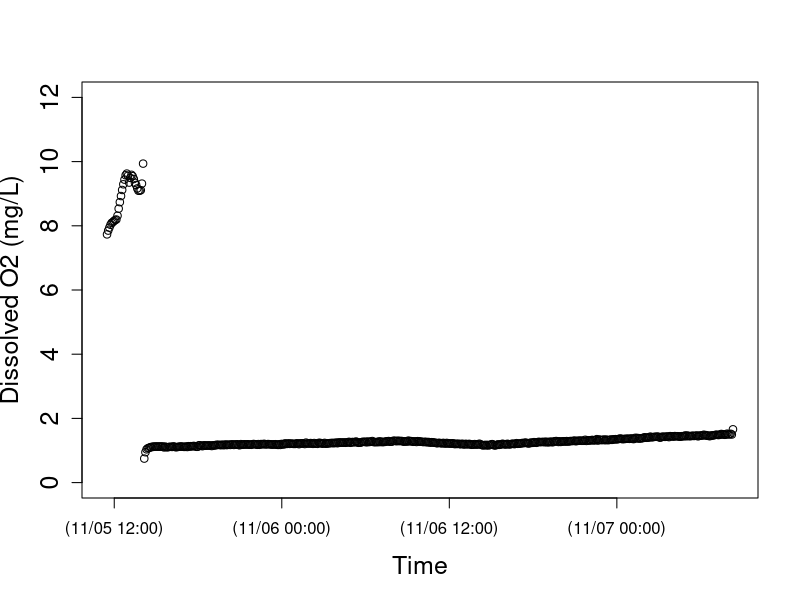
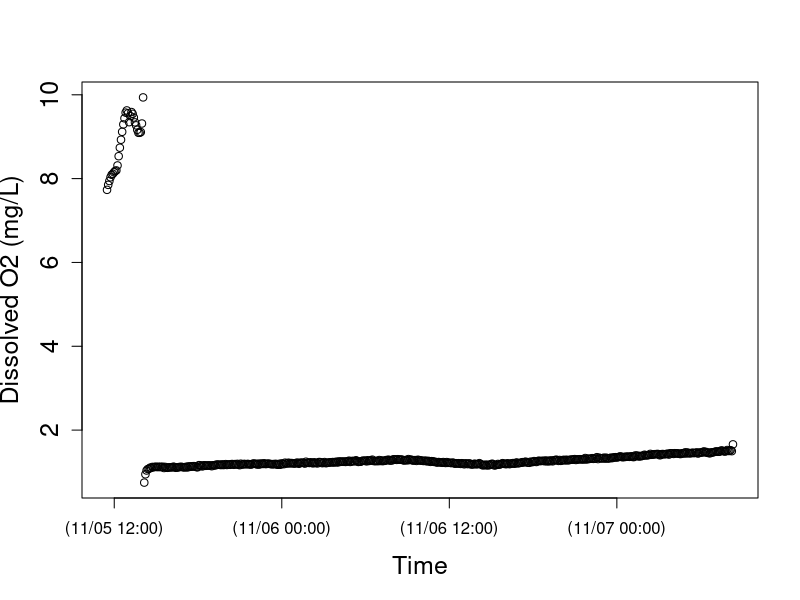

Write R code to recreate these figures, in order. (Note: this script raises an error after producing the figures.)
setwd("N:/Thesis.N/FreshStart_trans/TempLight_trans/TempLightFall17_trans/MI5nov17")
install.packages("chron")
library(chron)
StreamData=read.table("MI5nov17.csv",header=TRUE)  	##time is in seconds since 1970 and in UTC
StreamData$dtime<-chron(StreamData$time/86400)-(8/24)
## Check new chron object dtime and O2 data
## here is where you can target and remove outliers if you want to check before running models 
plot(StreamData$dtime, StreamData$oxy,cex.lab=1.5, cex.axis=1.5, lwd=1,ylim=c(0,12), xlab="Time",ylab="Dissolved O2 (mg/L)")
plot(StreamData$dtime, StreamData$oxy,cex.lab=1.5, cex.axis=1.5, lwd=1, xlab="Time",ylab="Dissolved O2 (mg/L)")

# END data important and management
# [2] LOAD O2 SATURATION FUNCTION

osat<- function(temp, bp) {
  
  tstd<-log((298.15-temp) / (273.15 + temp))
  
  a0<-2.00907
  a1<-3.22014
  a2<-4.0501
  a3<-4.94457
  a4<- -0.256847
  a5<- 3.88767
  
  u<-10^(8.10765-(1750.286/(235+temp)))
  
  sato<-(exp(a0 + a1*tstd + a2*tstd^2 + a3*tstd^3 + a4*tstd^4+a5*tstd^5))*((bp-u)/(760-u))*1.42905
  sato
}

#end of function
# END loading O2 SAT calc #
# [3] LOAD BAROMETRIC PRESSURE FUNCTION
## Function to correct barometric pressure for altitude. From Colt (2012).
## This function gives bp in mmHg for altitude given nearby measurement of standardized barometric pressure. 
## temp is degC 
## alt is m
## bpst is in inches of Hg and the sort of data you will find from U.S. weather stations.  Delete the *25.4 if you in the rest of the world where pressure is given in metric units
####function returns mm of Hg
bpcalc<- function(bpst, alt) {
  bpst*25.4*exp((-9.80665*0.0289644*alt)/(8.31447*(273.15+15)))
}
#end of function
# END loading BP calc function ####### 
# [4] LOAD GAS EXCHANGE (K) FUNCTIONS
# NOTE: The functions you use will depend on the methods used to estimate K (O2, propane, SF6). The temperature correction (Kcor) is embedded in the models below, but the Kcor function must be loaded into R before running the model.
# UNITS are day^(-1)
## This code does the opposite of Kcor below; it estimates K600 for KO2 at a given temperature. From Wanninkhof (1992).
K600fromO2<-function (temp, KO2) {
  ((600/(1800.6 - (120.1 * temp) + (3.7818 * temp^2) - (0.047608 * temp^3)))^-0.5) * KO2
}
#end of function
# This calculates K600 from K measured in a propane addition. From Raymond et al. (2012).
K600frompropane<-function (temp, Kpropane) {
  ((600/(2864 - (154.14 * temp) + (3.791 * temp^2) - (0.0379 * temp^3)))^-0.5) * Kpropane
}
#end of function
# This calculates K600 from K measured in a SF6 addition. From Raymond et al. (2012).
K600fromSF6<-function(temp, KSF6) {
  ((600/(3255.3-(217.13*temp)+(6.837*temp^2)-(0.08607*temp^3)))^-0.5)*KSF6
}
#end of function
# This function calculates KO2 at any given tempertaure from K600. via schmidt number scaling.  The scaling equation if From Jähne et al. (1987), Schmidt number conversions from Wanninkhof et al. 1992.
Kcor<-function (temp,K600){
  K600/(600/(1800.6-(temp*120.1)+(3.7818*temp^2)-(0.047608*temp^3)))^-0.5
}
#end of function
# END loading K functions
# [5] NIGHTTIME REGRESSION to estimate K -- OPTIONAL
### nighttime regression code to estimate K. Approach as in Hornberger and Kelly (1975).
## o2 file is your oxygen data (defined in subsetting)
## bp is barometric pressure in mm Hg for your site, 
## ts is the time step in MINUTES (not days as in metabolism code below)

nightreg<-function(o2file, bp, ts){
  
  temp<-o2file$temp
  oxy<-o2file$oxy
  
  # moving average on oxy data
  oxyf1<-filter(o2file$oxy,rep(1/3,3), sides=2)
  
  # trim the ends of the oxy data
  oxyf2<- oxyf1[c(-1,-length(oxyf1))]
  
  # calculate delO/delt; convert to units of days by ts in min-1*1440
  deltaO2<-((oxyf2[-1]-oxyf2[-length(oxyf2)])/ts)*1440
  
  # Trim the first two and last one from the temp data to match the filter oxy data
  temptrim<-temp[c(-2:-1,-length(temp))]
  
  # calc the dodef
  satdef<-osat(temptrim,bp)-oxyf2[-1]
  
  # fit linear model and plot using linear model fitting (lm) and abline functions in R stats package
  nreg<-lm(deltaO2~satdef)
  plot(satdef,deltaO2)
  abline(nreg)
  
  # use coef function in R stats package to get lm coefficients
  coeff<-coef(nreg)
  
  # output gives lm coeff and K600 (converted from nighttime regression estimate of KO2)
  out<-list(coeff, K600fromO2(mean(temp), coeff[2]))
  out
  
}
#end of function
# NOTE: this approach works better for some sites/dates than others; always check that your model fit is good and that your K600 estimate makes sense!
#Call as:  The first argument in the function defines when to pull data.  In this case on 10/27/204 (for spring creek) between 18:05 and 23:00

nightreg(StreamData[StreamData$dtime>=as.numeric(chron(dates="11/08/17", times="00:00:00")) & StreamData$dtime<=as.numeric(chron(dates="11/08/17", times="23:59:59")), ], bp=660, ts=10)
# END nighttime regression calculation of K #
# check that light makes sense
plot(StreamData$dtime, StreamData$light,cex.lab=1.5, cex.axis=1.5, lwd=1, xlab="Time",ylab="PAR (umol photons/s/m2)")
# END light
# [7] MODEL v1 - RIVERMETABK; solves for GPP, ER, AND K
##
# [7a] LOAD RIVERMETABK functions
###########################################

## VERSION 1 of possible metabolism model

##### now estimate metabolism

## parameter names (and units) for BOTH rivermetab functions (solving for or fixing K600):
## oxy.mod = modeled O2 (mg/L)
## oxy = O2 data (mg/L)
## MET[1] = GPP = estimated daily gross primary production (g O2 m-2 d-1); + flux of O2 production
## MET[2] = ER = estimated daily ecosystem respiration (g O2 m-2 d-1); - flux of O2 consumption 
## MET[3] = K = estimated K600 (d-1)
## z = estimated site depth (m)
## Kcor = KO2 corrected for temperature, calculated from K600 (d-1)
## bp = barometric pressure (mmHg)
## temp = water temperature (C)
## light = PAR data (or modlight from above light function)
## ts = time step of O2 data from logger (10 min intervals --> units are day, so 10/1440=0.06944)

# Model to calculate GPP, ER and K simultaneously
# This model is advantageous in the sense that one can estimate K from the data, but beware that it may be an overparameterized model.  
# Note that you have the opportunity below to use your light data or modeled light (here as data$light estimated for spring creek and french creek with the light model function above). You decide and modify the function and data names accordingly.

# rivermetabK is the master function that calls the MLE function (onestationmleK) and plotting function (onestationplot) below
rivermetabK<-function(o2file, z, bp, ts){
  
  ##pull data out of loaded o2file (subset in CALL function) and give it a name. 
  temp<-o2file$temp
  oxy<-o2file$oxy
  light<-o2file$light
  
  ##This calls onestationmleK (below) to calculate metabolism by non-linear minimization. We use nlm() function in R stats package; for more information see "help(nlm)"  The first argument is the function to be minimized, the second defines the starting values.  The function that is minimized (onestationmleK, see below) always has as its first argument, a vector of parameters (MET), and second argument a vector of starting values for those parameters, p=c(3,-5, 10).
  
  river.mle<-nlm(onestationmleK, p=c(3,-5, 10), oxy=oxy, z=z,temp=temp,light=light, bp=bp, ts=ts)
  
  ##plot modeled and measaured O2 given MLE estimates of GPP, ER, and K600.  It calls a function below onestationplot()
  
  onestationplot(GPP=river.mle$estimate[1], ER=river.mle$estimate[2],oxy=oxy,z=z,temp=temp,light=light, K=river.mle$estimate[3], bp=bp, ts=ts)
  
  ##return GPP, ER, K600, and MLE values
  b <- list(GPP=river.mle$estimate[1], ER=river.mle$estimate[2], K600=river.mle$estimate[3], neglogL=river.mle$minimum[1])
  b
}
# end of function
# This function returns the negative log likelihood value given O2 data and estimates of GPP, ER, and K (which is vector MET); is included in master rivermetabK function above
onestationmleK<-function(MET,temp, oxy, light, z, bp, ts) {
  
  # create new vector for modeled O2
  oxy.mod<-numeric(length(data))
  # give starting value from oxygen data; this is the only time O2 data is used to model GPP and ER
  oxy.mod[1]<-oxy[1]
  
  # this is the metabolism equation as in Van de Bogert et al 2007 L&OMethods
  for (i in 2:length(oxy)) {oxy.mod[i]<-oxy.mod[i-1]+((MET[1]/z)*(light[i]/sum(light)))+ MET[2]*ts/z+(Kcor(temp[i],MET[3]))*ts*(osat(temp[i],bp)-oxy.mod[i-1]) }
  
  ##below is MLE calculation; output is -log likelihood
  # diff in measured and modeled O2
  sqdiff<-(oxy-oxy.mod)^2 
  # likelihood function
  L <- length(oxy) * (log(((sum(sqdiff)/length(oxy))^0.5))+0.5*log(6.28)) + ((2*sum(sqdiff)/length(oxy))^-1) * sum(sqdiff)
  L
}
# end of function
# this function plots modeled O2 and O2 data from estimates of daily GPP, ER, and K; is included in master rivermetabK function above
# Calls same metabolism equation as in mle function, but plots modeled O2 as a function of GPP, ER, and K estimates from mle
# use this to visually assess your model estimates (should be good agreement between modeled and measured O2)
onestationplot<-function(GPP, ER, oxy, z, temp, K, light, bp, ts) {
  
  oxy.mod<-numeric(length(oxy))
  oxy.mod[1]<-oxy[1]
  
  # this is the metabolism equation as in Van de Bogert et al (2007) L&OMethods
  for (i in 2:length(oxy)) { oxy.mod[i]<-oxy.mod[i-1]+((GPP/z)*(light[i]/sum(light)))+ ER*ts/z+(Kcor(temp[i],K))*ts*(osat(temp[i],bp)-oxy.mod[i-1]) }
  
  plot(seq(1:length(oxy)),oxy.mod, type="l",xlab="Time", ylab="Dissolved oxygen  (mg/L)", cex.lab=1.5, cex.axis=1.5, lwd=2 )
  points(seq(1:length(oxy)),oxy)
}
# end of function

####### END LOADING rivermetabK function #
# [7b] CALL RIVERMETABK function
###########################################

## Call as:  z is depth in m, bp is im mmHg, ts is time steps in days.

# for spring creek data; 10/28/14
####### END LOADING rivermetabK function #
# [7b] CALL RIVERMETABK function
###########################################

## Call as:  z is depth in m, bp is im mmHg, ts is time steps in days.

# for spring creek data; 10/28/14
####### END LOADING rivermetabK function #
# [7b] CALL RIVERMETABK function
###########################################

## Call as:  z is depth in m, bp is im mmHg, ts is time steps in days.

# for spring creek data; 10/28/14
rivermetab<-function(o2file, z, bp, ts, K){
  
  ##pull data out of loaded o2file (subset in CALL function) and give it a name. 
  temp<-o2file$temp
  oxy<-o2file$oxy
  light<-o2file$light
  
  ##calculate metabolism by non linear minimization of MLE function (below)
  river.mle<-nlm(onestationmle, p=c(3,-5), oxy=oxy, z=z,temp=temp,light=light, bp=bp, ts=ts, K=K)
  
  ##plot data; uses same plot function as given for rivermetabK above (relisted below to keep each model as own unit)
  onestationplot(GPP=river.mle$estimate[1], ER=river.mle$estimate[2],oxy=oxy,z=z,temp=temp,light=light, K=K, bp=bp, ts=ts)
  
  ##return GPP, ER, and MLE value
  b<-list(GPP= river.mle$estimate[1], ER= river.mle$estimate[2],  neglogL= river.mle$minimum[1])
  b
}
# end of function

# function returns the likelihood value given O2 data and estimates of GPP, ER (which is vector MET); is included in master rivermetab function above; K600 is fixed
onestationmle<-function(MET,temp, oxy, light, z, bp, ts, K) {
  
  oxy.mod<-numeric(length(data))
  oxy.mod[1]<-oxy[1]
  
  # this is the metabolism equation as in Van de Bogert et al 2007 L&OMethods
  for (i in 2:length(oxy)) {oxy.mod[i]<-oxy.mod[i-1]+((MET[1]/z)*(light[i]/sum(light)))+ MET[2]*ts/z+(Kcor(temp[i],K))*ts*(osat(temp[i],bp)-oxy.mod[i-1]) }
  
  ## below is MLE calculation; output is likelihood
  # diff in measured and modeled O2
  sqdiff<-(oxy-oxy.mod)^2 
  # likelihood function
  L <- length(oxy)*(log(((sum(sqdiff)/length(oxy))^0.5)) +0.5*log(6.28)) + ((2*sum(sqdiff)/length(oxy))^-1)*sum(sqdiff)
  L
}
#end of function

# (As in rivermetabK)
# this function plots modeled O2 and O2 data from estimates of daily GPP and ER; is included in master rivermetab function above
# Calls same metabolism equation as in mle function, but plots modeled O2 as a function of GPP, ER estimates from mle
# use this to visually assess your model estimates (should be good agreement between modeled and measured O2)
onestationplot<-function(GPP, ER, oxy, z, temp, K, light, bp, ts) {
  
  oxy.mod<-numeric(length(oxy))
  oxy.mod[1]<-oxy[1]
  
  # this is the metabolism equation as in Van de Bogert et al (2007) L&OMethods
  for (i in 2:length(oxy)) { oxy.mod[i]<-oxy.mod[i-1]+((GPP/z)*(light[i]/sum(light)))+ ER*ts/z+(Kcor(temp[i],K))*ts*(osat(temp[i],bp)-oxy.mod[i-1]) }
  
  plot(seq(1:length(oxy)),oxy.mod, type="l",xlab="Time", ylab="Dissolved oxygen  (mg/L)", cex.lab=1.5, cex.axis=1.5, lwd=2 )
  points(seq(1:length(oxy)),oxy)
  
  print(summary(lm(oxy~oxy.mod)))
  
}
# end of function
####### END loading rivermetab function ####### 
## Call as:  z is depth in m, bp is im mmHg, ts is time steps in days.

# 5 MIN timestep!! literature k600 values based on slope
rivermetab(o2file=StreamData[StreamData$dtime>=as.numeric(chron(
  dates="11/05/17", times="14:54:00")) & StreamData $dtime<=as.numeric(chron(
    dates="11/07/17", times="07:04:00")), ], 
  z=0.088, 
  bp=717, 
  ts=0.0034722, 
  K=118.995357)
# 10 MIN timestep!! literature k600 values based on slope
rivermetab(o2file=StreamData[StreamData$dtime>=as.numeric(chron(
  dates="11/05/17", times="14:54:00")) & StreamData $dtime<=as.numeric(chron(
    dates="11/07/17", times="07:04:00")), ], 
  z=0.088, 
  bp=717, 
  ts=0.0069444, 
  K=118.995357)

# 5 MIN timestep!! my derived k600 values based on velocity
rivermetab(o2file=StreamData[StreamData$dtime>=as.numeric(chron(
  dates="11/05/17", times="14:54:00")) & StreamData $dtime<=as.numeric(chron(
  dates="11/07/17", times="07:04:00")), ], 
  z=0.088, 
  bp=717, 
  ts=0.0034722, 
  K=33.0817988)
# 10 MIN timestep!! my derived k600 values based on velocity
rivermetab(o2file=StreamData[StreamData$dtime>=as.numeric(chron(
  dates="11/05/17", times="14:54:00")) & StreamData $dtime<=as.numeric(chron(
    dates="11/07/17", times="07:04:00")), ], 
  z=0.088, 
  bp=717, 
  ts=0.0069444, 
  K=33.0817988)

# 5 MIN timestep!! full model as is 
rivermetabK(o2file=StreamData[ StreamData $dtime>=as.numeric(chron(
  dates="11/05/17", times="14:54:00")) & StreamData $dtime<=as.numeric(chron(
  dates="11/07/17", times="07:04:00")), ], 
  z=0.088, 
  bp=717, 
  ts=0.0034722)
